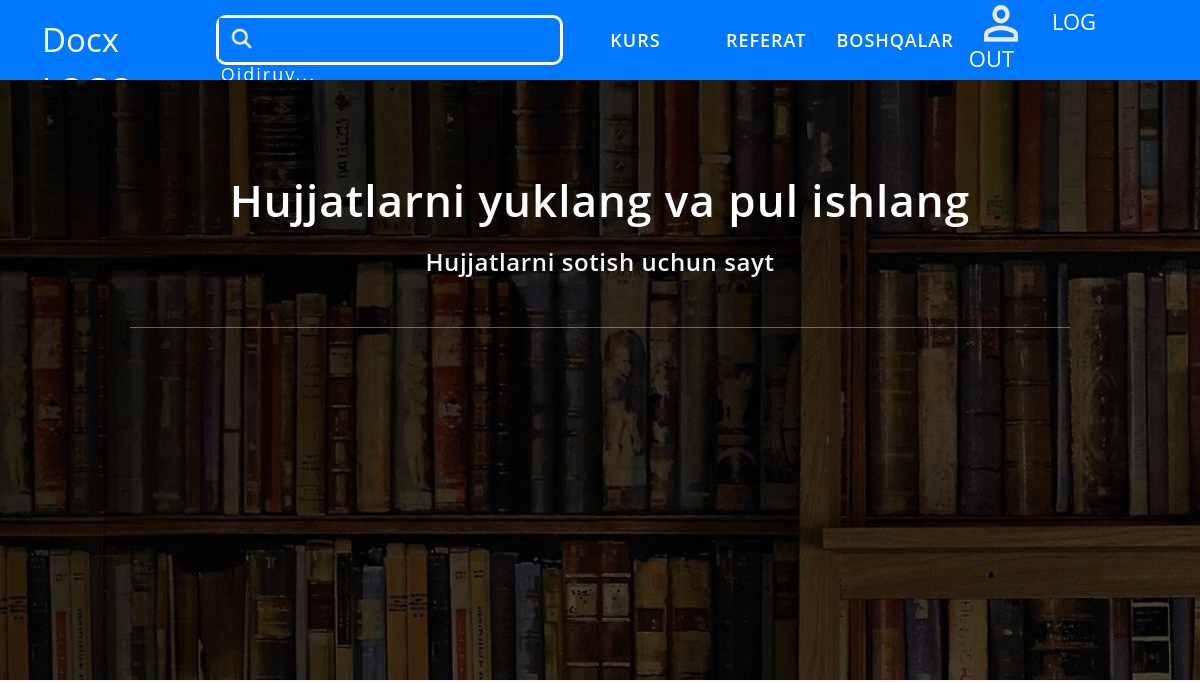
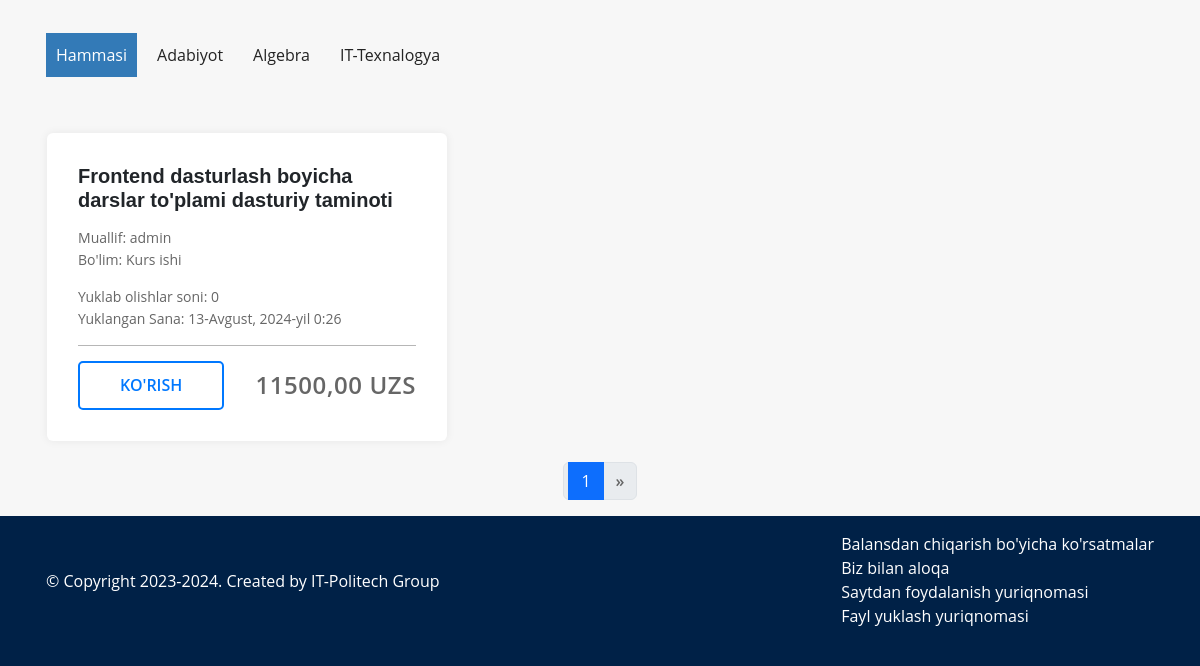
Page / (signed in) on the earlier database version (2 pictures, top to bottom).
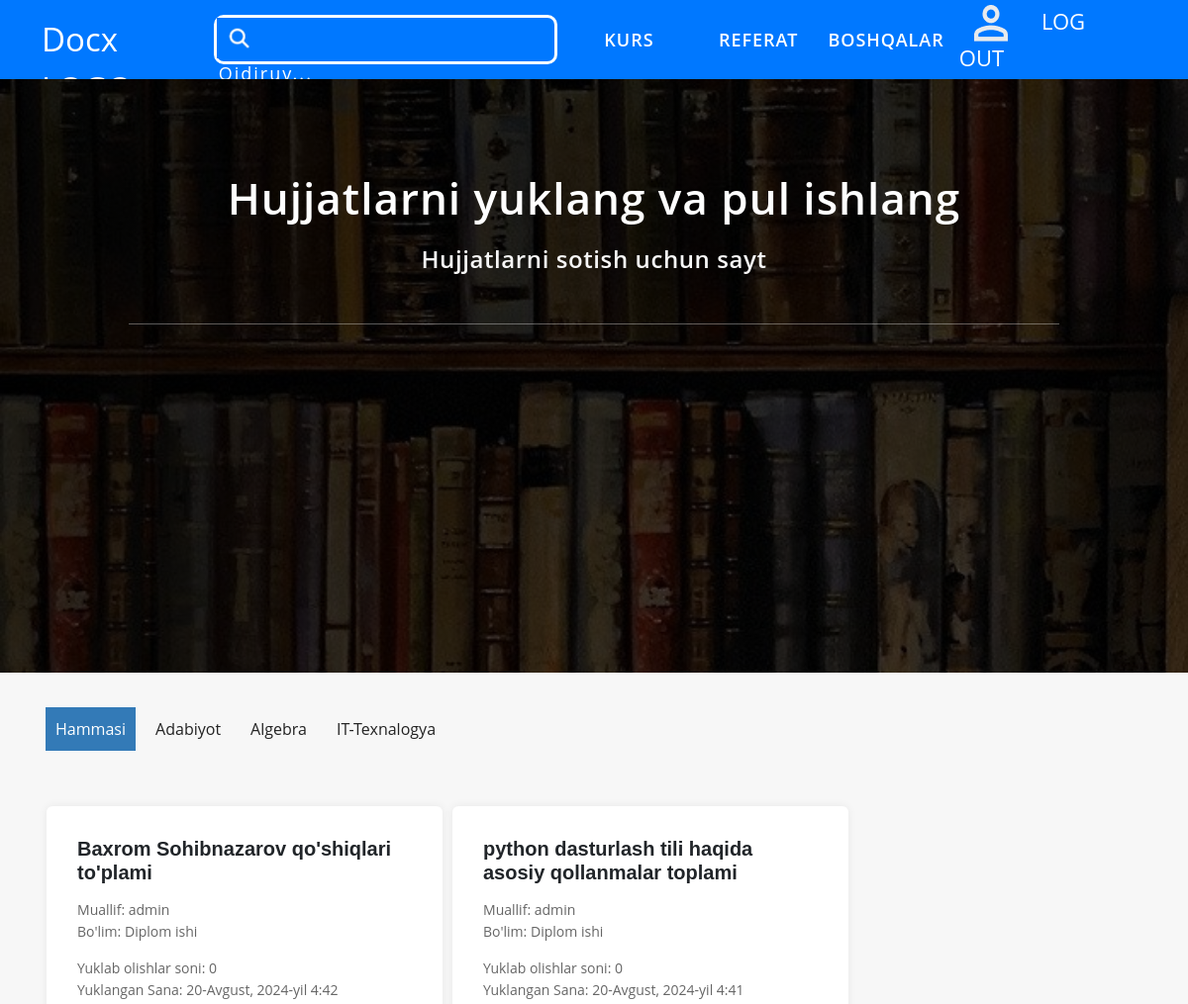
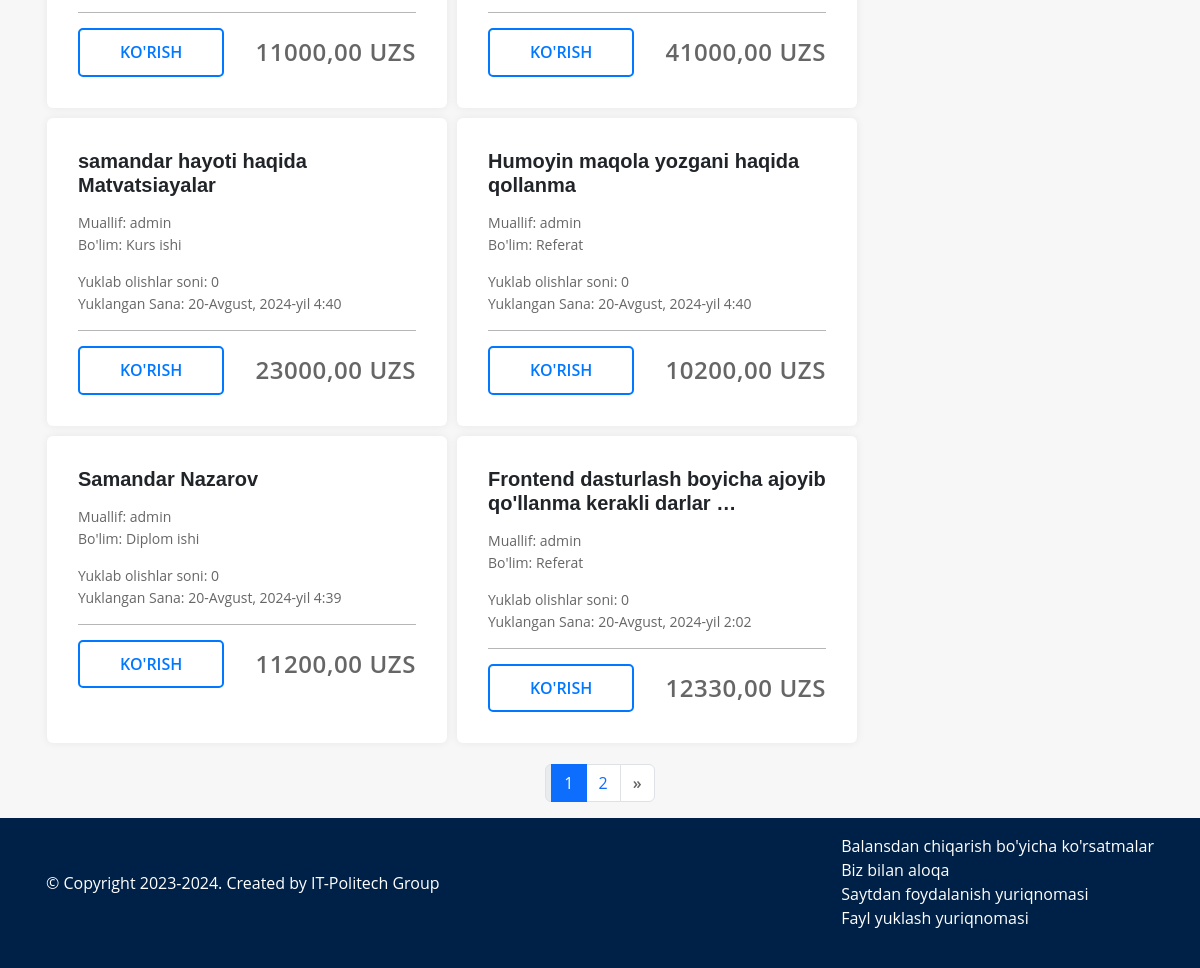
Same page on the later database version (2 pictures, top to bottom).
### products/models.py (models this page shows, shortened)
class Category(models.Model):
    name = models.CharField( max_length=150)
    class Meta:
        verbose_name = "category"
        verbose_name_plural = "categorys"
    def __str__(self):
        return self.name

class CategoryScience(models.Model):
    name = models.CharField( max_length=100)
    class Meta:
        verbose_name = "category Science"
        verbose_name_plural = "category Science"

class Product(models.Model):
    Author = models.ForeignKey(CustomUser, on_delete=models.CASCADE)
    category = models.ForeignKey(Category, on_delete=models.CASCADE, verbose_name='Kategorya')
    categoryScience = models.ForeignKey(CategoryScience, on_delete=models.CASCADE, verbose_name='Kategorya Fanlar')
    name = models.CharField( max_length=150, verbose_name='Mavzu')
    price = models.DecimalField(max_digits=10, decimal_places=2, verbose_name='narxi')
    created = models.DateTimeField( auto_now_add=True, verbose_name='yuklangan sana')
    file = models.FileField( upload_to='Files/' )
    class Meta:
        ordering = ['-id']
        verbose_name = "Article"
        verbose_name_plural = "Articles"

### users/models.py (models this page shows)
class CustomUser(AbstractUser):
    username = models.CharField(max_length=150, unique=True)
    phone_number = models.CharField(max_length=15)
    def __str__(self) -> str:
        return self.username

### myapp/views.py (the view)
# urls.py: path('', IndexView.as_view(), name='index'),
class IndexView(View):
    def get(self, request):
        products = Product.objects.all()
        category = Category.objects.all()
        science = CategoryScience.objects.all()
        paginator = Paginator(products, 6)  # Har bir sahifada 6 ta mahsulot
        page_number = request.GET.get('page', 1)
        page_obj = paginator.get_page(page_number)
        q = request.GET.get('q', None)
        if q:
            filtered_products = Product.objects.filter(Q(name__icontains=q))
        else:
            filtered_products = products.order_by('-id')
        context = {
            "products": page_obj,  # Paginatsiya qilingan mahsulotlar
            "category": category,  # Kategoriyalar
            "science": science,  # Science kategoriyalari
            'article': page_obj,  # Maqolalar uchun paginatsiya obyekti
            'filtered_products': filtered_products,  # Qidiruv natijalari yoki barcha mahsulotlar
            'q': q,  # Qidiruv so'rovi
        }
        return render(request, "index.html", context)

### myapp/views.py (called while the page is built)
def for_all_pages(request):
    category = Category.objects.all()
    science = CategoryScience.objects.all()
    return {"category":category, "science":science}

### templates/index.html (shortened to what this page needs)
{% extends "base.html" %}
{% load static %}
{% block content %}
    <section class="bg-img">
        <div class="container cont-nav-center">
            <h1>Hujjatlarni yuklang va pul ishlang</h1>
            <p>Hujjatlarni sotish uchun sayt</p>
            <div class="nav-cont-line"></div>
        </div>
    </section>
    <section class="categorys">
        <div class="container">
            <ul>
                <li><a href="{% url "main:index" %}" class='active'>Hammasi</a></li>
                {% for i in science %}
                    <li><a href="{% url "main:article_list" i.pk %}">{{ i.name }}</a></li>
                {% endfor %}
            </ul>
        </div>
    </section>
    <section>
        <div class="container d-flex flex-wrap mb-3">
            {% for i in products %}
            {% if forloop.counter <= 6 %}
                <div class="card">
                    <div class="card-body">
                        <h5 class="card-title">{{ i.name|truncatewords:7 }}</h5>
                        <div class="text-name">
                            <p class="p1">Muallif: {{ i.Author }}</p>
                            <p class="p2">Bo'lim: {{ i.category }}</p>
                        </div>
                        <div class="text-data">
                            <p class="p1">Yuklab olishlar soni: 0</p>
                            <p class="p2">Yuklangan Sana: {{ i.created }}</p>
                        </div>
                        <div class="card-line"></div>
                        <div class="text-btn">
                            <a href="{% url 'products:detail' i.pk %}">Ko'rish</a>
                            <h4>{{ i.price }} UZS</h4>
                        </div>
                    </div>
                </div>
            {% endif %}
        {% endfor %}
        </div>
    </section>
    <div class="container">
        <nav aria-label="Page navigation example">
            <ul class="pagination justify-content-center">
                {% if article.has_previous %}
                    <li class="page-item">
                        <a class="page-link" href="?page={{ article.previous_page_number }}">
                            <span aria-hidden="true">&laquo;</span>
                        </a>
                    </li>
                {% else %}
                    <li class="page-item disabled">
                        <a class="page-link" href="#">
                            <span aria-hidden="true">&laquo;</span>
                        </a>
                    </li>
                {% endif %}
                {% for num in article.paginator.page_range %}
                    {% if article.number == num %}
                        <li class="page-item active">
                            <a class="page-link" href="#">{{ num }}</a>
                        </li>
                    {% elif num > article.number|add:'-5' and num < article.number|add:'5' %}
                        <li class="page-item">
                            <a class="page-link" href="?page={{ num }}">{{ num }}</a>
                        </li>
                    {% endif %}
                {% endfor %}
                {% if article.has_next %}
                    <li class="page-item">
                        <a class="page-link" href="?page={{ article.next_page_number }}">
                            <span aria-hidden="true">&raquo;</span>
                        </a>
                    </li>
                {% else %}
                    <li class="page-item disabled">
                        <a class="page-link" href="#">
                            <span aria-hidden="true">&raquo;</span>
                        </a>
                    </li>
                {% endif %}
            </ul>
        </nav>
    </div>
{% endblock content %}

### templates/base.html (shortened to what this page needs)
{% load static %}
<!DOCTYPE html>
<html lang="en">
<head>
    <link rel="stylesheet" href="{% static "css/bootstrap.css" %}">
    <link rel="stylesheet" href="{% static "css/main.css" %}">
</head>
<body>
    <div>
        <nav class="navbar-top">
            <div class="container">
                <div class="navbar-box-top">
                    <a href='{% url "main:index" %}' class="link-h2">Docx LOGO</a>
                    <div class="cont-nav-center-box">
                        <form method="GET" class="search-input">
                            <button type='submit'><img src="{% static 'img/Remove-bg.ai_1721827232078.png' %}"></button>
                            <input type="text" name="q" placeholder="Qidiruv...">
                        </form>
                    </div>
                    <div class="navbar-box-bottom">
                        <ul>
                            {% for i in category %}
                                {% if forloop.counter <= 2 %}
                                    <li><a href="{% url 'main:categoryFilter' i.pk %}">{{ i.name }}</a></li>
                                {% endif %}
                            {% endfor %}
                            <li class="vse"><a href="#">Boshqalar</a>
                            </li>
                        </ul>
                    </div>
                    <div class='profile-nav'>
                        {% if request.user.is_authenticated %}
                            <a href="{% url "users:profile" request.user  %}"><img src="{% static 'img/user.png' %}"></a>
                            <a href="{% url "logout" %}">LOG OUT</a>
                        {% else %}
                            <a href="{% url "login" %}">LOG IN</a>
                        {% endif %}
                    </div>
                </div>
            </div>
        </nav>
    </div>
    <div>{% block content %}{% endblock content %}</div>
    <div>
        <footer>
            <div class="container p-3 d-flex justify-content-between">
                <div class="left">
                    <h6>&copy; Copyright 2023-2024. Created by IT-Politech Group</h6>
                </div>
                <div class="right">
                    <ul>
                        <li><a href="#">Balansdan chiqarish bo'yicha ko'rsatmalar</a></li>
                        <li><a href="#">Biz bilan aloqa</a></li>
                        <li><a href="#">Saytdan foydalanish yuriqnomasi</a></li>
                        <li><a href="#">Fayl yuklash yuriqnomasi</a></li>
                    </ul>
                </div>
            </div>
        </footer>
    </div>
</body>
</html>

### static/css/main.css (style rules this page uses)
* { margin: 0; padding: 0; box-sizing: border-box; font-family: 'Open Sans', sans-serif; }
body { background-color: #f7f7f7; display: flex; flex-direction: column; justify-content: space-between; }
.navbar-top { background: #0078ff; }
.navbar-box-top { width: 100%; height: 80px; display: flex; justify-content: space-between; align-items: center; }
.navbar-box-top .link-h2 { font-size: 33px; width: auto; border: none; align-content: center; color: #fff; text-decoration: none; letter-spacing: 0; margin: 0; }
.navbar-box-top a { font-weight: 500; align-content: center; height: 50px; text-decoration: none; color: #fff; }
.profile-nav a { font-size: 22px; padding: 0 15px; }
.navbar-box-bottom { display: flex; justify-content: space-between; height: 80px; }
.navbar-box-bottom ul { display: flex; justify-content: space-between; list-style-type: none; }
.navbar-box-bottom ul li a { text-decoration: none; line-height: 80px; color: #fff; transition: all .2s; font-size: 18px; font-weight: 600; letter-spacing: 1px; padding: 35px 15px; text-transform: uppercase; }
.bg-img { background-attachment: fixed; background-image: linear-gradient(rgba(0,0,0,0.7),rgba(0,0,0,0.5)),url(../img/rasm1.jpg); height: 600px; background-repeat: no-repeat; background-size: cover; }
.nav-cont-line { height: 1px; width: 100%; background: rgba(255, 255, 255, 0.349); margin-top: 50px; margin-bottom: 50px; }
.cont-nav-center { height: 300px; padding: 100px; text-align: center; }
.bg-img h1 { color: #f7f7f7; font-size: 44px; font-weight: 600; line-height: 1.3; margin-top: -8px; margin-bottom: 25px; letter-spacing: 0.6px; }
.bg-img p { color: #f7f7f7; font-size: 24px; font-weight: 600; line-height: 1.3; margin-top: -8px; margin-bottom: 25px; letter-spacing: 0.6px; }
.cont-nav-center-box { display: flex; justify-content: center; align-items: center; }
.search-input { align-content: center; width: auto; height: 50px; border: 3px solid #fff; border-radius: 10px; }
.search-input input { outline: none; border: none; background: none; padding: 5px; letter-spacing: 2px; padding: 2px; width: 300px; font-size: 18px; color: #FFF; }
.search-input input::placeholder { color: #fff; margin-left: 5px; }
.search-input button { background: #0078ff; border: none; color: #fff !important; }
.search-input button img { width: 45px; }
.categorys { padding: 30px 0; }
.categorys ul { display: flex; flex-wrap: wrap; list-style: none; }
.categorys ul li a { display: inline-block; text-decoration: none; color: #232323; padding: 10px; margin: 5px; transition: all .2s; }
.active { color: #fff !important; margin-left: -28px !important ; background-color: #337ab7; }
.card { width: 400px; box-shadow: 0 0 10px rgba(0, 0, 0, 0.068); border: none !important; border-radius: none !important; margin: 5px; padding: 15px; }
.card h5 { font-weight: 600; font-family: 'Franklin Gothic Medium', 'Arial Narrow', Arial, sans-serif; }
.p1 { color: #666666; font-size: 14px; margin-top: 15px; }
.p2 { color: #666666; font-size: 14px; margin-top: -15px; }
.card-line { height: 1px; width: 100%; background: #00000049; margin: 15px 0; }
.text-btn { display: flex; justify-content: space-between; }
.text-btn a { display: inline-block; color: #0078ff; border: 2px solid #0078ff; -webkit-border-radius: 5px; -moz-border-radius: 5px; border-radius: 5px; text-transform: uppercase; font-weight: 600; padding: 10px 40px; text-decoration: none; }
.text-btn h4 { margin: 10px 0; font-weight: 600; letter-spacing: 0.6px; color: #666666; }
footer { background: #002147 none repeat scroll 0 0; height: 150px; }
.left h6 { color: #fff; margin-top: 40px; }
.right ul { list-style: none; }
.right ul li a { text-decoration: none; color: #fff; }
.cont-nav-center h1 { color: #fff; letter-spacing: 1px; }
span { font-weight: 600; color: #666666; }

Differences in the rows shown:
no longer on this page (row unchanged): Product: name "Frontend dasturlash boyicha darslar to'plami dasturiy taminoti", Author "admin", category "Kurs ishi", created "13-Avgust, 2024-yil 0:26", price "11500,00"
added Product: name "Baxrom Sohibnazarov qo'shiqlari to'plami", Author "admin", category "Diplom ishi", created "20-Avgust, 2024-yil 4:42", price "11000,00"
added Product: name "python dasturlash tili haqida asosiy qollanmalar toplami", Author "admin", category "Diplom ishi", created "20-Avgust, 2024-yil 4:41", price "41000,00"
added Product: name "samandar hayoti haqida Matvatsiayalar", Author "admin", category "Kurs ishi", created "20-Avgust, 2024-yil 4:40", price "23000,00"
added Product: name "Humoyin maqola yozgani haqida qollanma", Author "admin", category "Referat", created "20-Avgust, 2024-yil 4:40", price "10200,00"
added Product: name "Samandar Nazarov", Author "admin", category "Diplom ishi", created "20-Avgust, 2024-yil 4:39", price "11200,00"
added Product: name "Frontend dasturlash boyicha ajoyib qo'llanma kerakli darlar …", Author "admin", category "Referat", created "20-Avgust, 2024-yil 2:02", price "12330,00"
Other differences:
new list line: "2"
